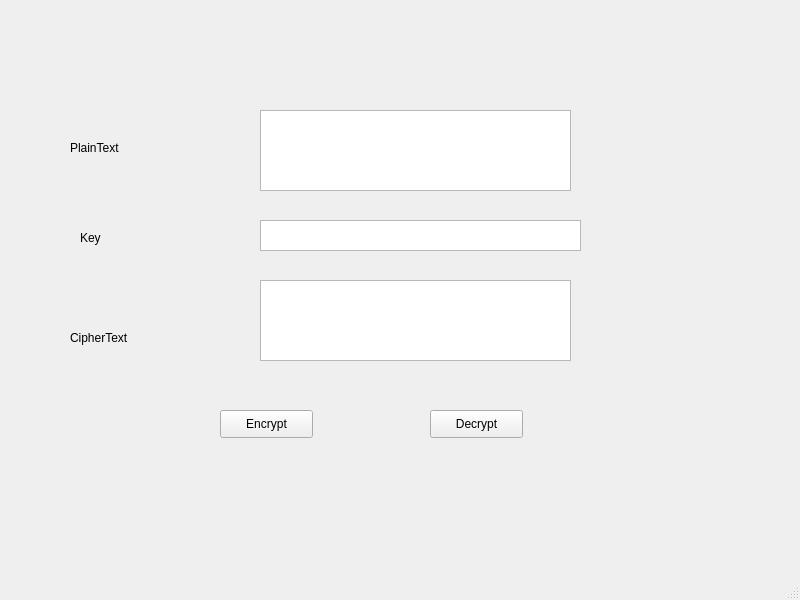
<?xml version="1.0" encoding="UTF-8"?>
<ui version="4.0">
 <class>MainWindow</class>
 <widget class="QMainWindow" name="MainWindow">
  <property name="geometry">
   <rect>
    <x>0</x>
    <y>0</y>
    <width>800</width>
    <height>600</height>
   </rect>
  </property>
  <property name="windowTitle">
   <string>MainWindow</string>
  </property>
  <widget class="QWidget" name="centralwidget">
   <widget class="QLabel" name="label">
    <property name="geometry">
     <rect>
      <x>70</x>
      <y>140</y>
      <width>55</width>
      <height>16</height>
     </rect>
    </property>
    <property name="text">
     <string>PlainText</string>
    </property>
   </widget>
   <widget class="QLabel" name="label_2">
    <property name="geometry">
     <rect>
      <x>80</x>
      <y>230</y>
      <width>55</width>
      <height>16</height>
     </rect>
    </property>
    <property name="text">
     <string>Key</string>
    </property>
   </widget>
   <widget class="QLabel" name="label_3">
    <property name="geometry">
     <rect>
      <x>70</x>
      <y>330</y>
      <width>101</width>
      <height>16</height>
     </rect>
    </property>
    <property name="text">
     <string>CipherText</string>
    </property>
   </widget>
   <widget class="QPlainTextEdit" name="txt_plain_text">
    <property name="geometry">
     <rect>
      <x>260</x>
      <y>110</y>
      <width>311</width>
      <height>81</height>
     </rect>
    </property>
   </widget>
   <widget class="QPlainTextEdit" name="txt_key">
    <property name="geometry">
     <rect>
      <x>260</x>
      <y>220</y>
      <width>321</width>
      <height>31</height>
     </rect>
    </property>
   </widget>
   <widget class="QPlainTextEdit" name="txt_cipher_text">
    <property name="geometry">
     <rect>
      <x>260</x>
      <y>280</y>
      <width>311</width>
      <height>81</height>
     </rect>
    </property>
   </widget>
   <widget class="QPushButton" name="btn_encrypt">
    <property name="geometry">
     <rect>
      <x>220</x>
      <y>410</y>
      <width>93</width>
      <height>28</height>
     </rect>
    </property>
    <property name="text">
     <string>Encrypt</string>
    </property>
   </widget>
   <widget class="QPushButton" name="btn_decrypt">
    <property name="geometry">
     <rect>
      <x>430</x>
      <y>410</y>
      <width>93</width>
      <height>28</height>
     </rect>
    </property>
    <property name="text">
     <string>Decrypt</string>
    </property>
   </widget>
  </widget>
  <widget class="QMenuBar" name="menubar">
   <property name="geometry">
    <rect>
     <x>0</x>
     <y>0</y>
     <width>800</width>
     <height>26</height>
    </rect>
   </property>
  </widget>
  <widget class="QStatusBar" name="statusbar"/>
 </widget>
 <resources/>
 <connections/>
</ui>
